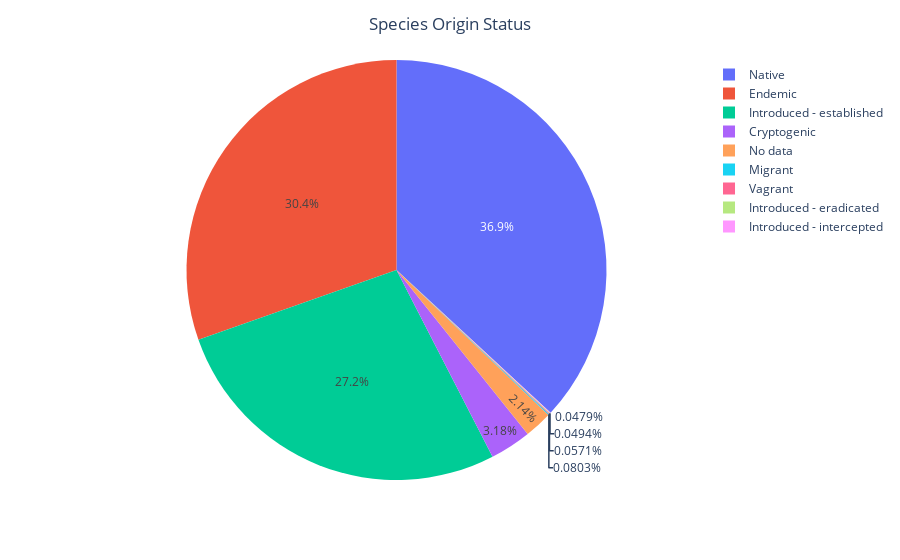

Source (notebook cell):
### Markdown cell above
## Figure for Porcentage of Families for each Collection

### Code cell
fig = px.pie(Orig, values='Num_Records', names='Origin')
fig.update_layout(title="Species Origin Status", title_x=0.5)
fig.show()

### Figure 1 — Plotly figure (JSON) as saved in the notebook; plotly's stock layout.template omitted (floating-point values rounded to 4 significant figures)
{"data": [{"domain": {"x": [0, 1], "y": [0, 1]}, "hovertemplate": "Origin=%{label}<br>Num_Records=%{value}<extra></extra>", "labels": ["Cryptogenic", "Endemic", "Introduced - eradicated", "Introduced - established", "Introduced - intercepted", "Migrant", "Native", "No data", "Vagrant"], "legendgroup": "", "name": "", "showlegend": true, "type": "pie", "values": [2061, 19686, 32, 17593, 31, 52, 23889, 1384, 37]}], "layout": {"legend": {"tracegroupgap": 0}, "margin": {"t": 60}, "title": {"text": "Species Origin Status", "x": 0.5}}}
